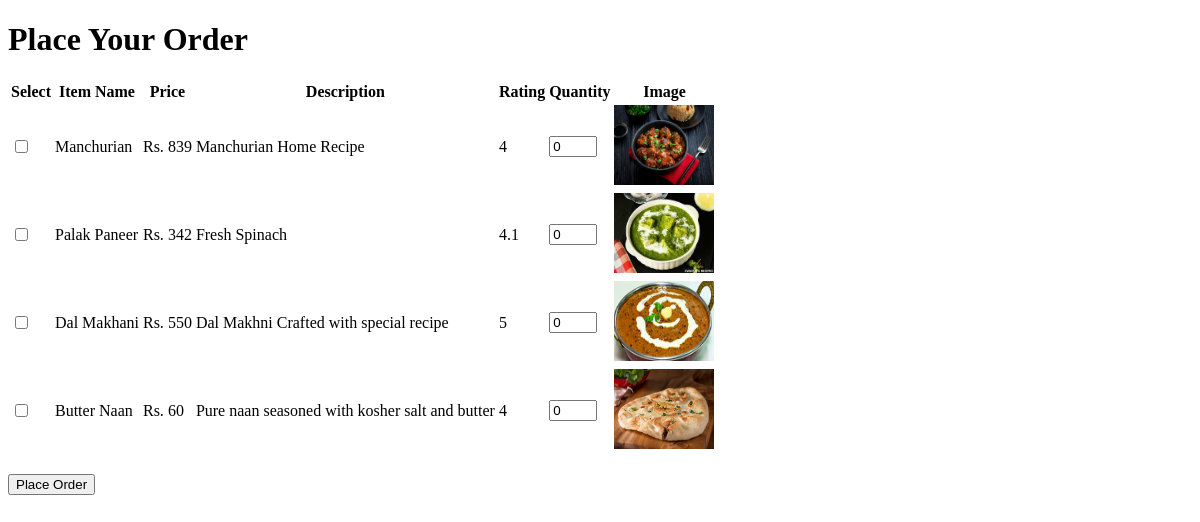
The app's page /customer/place_order/ (signed in), older data.
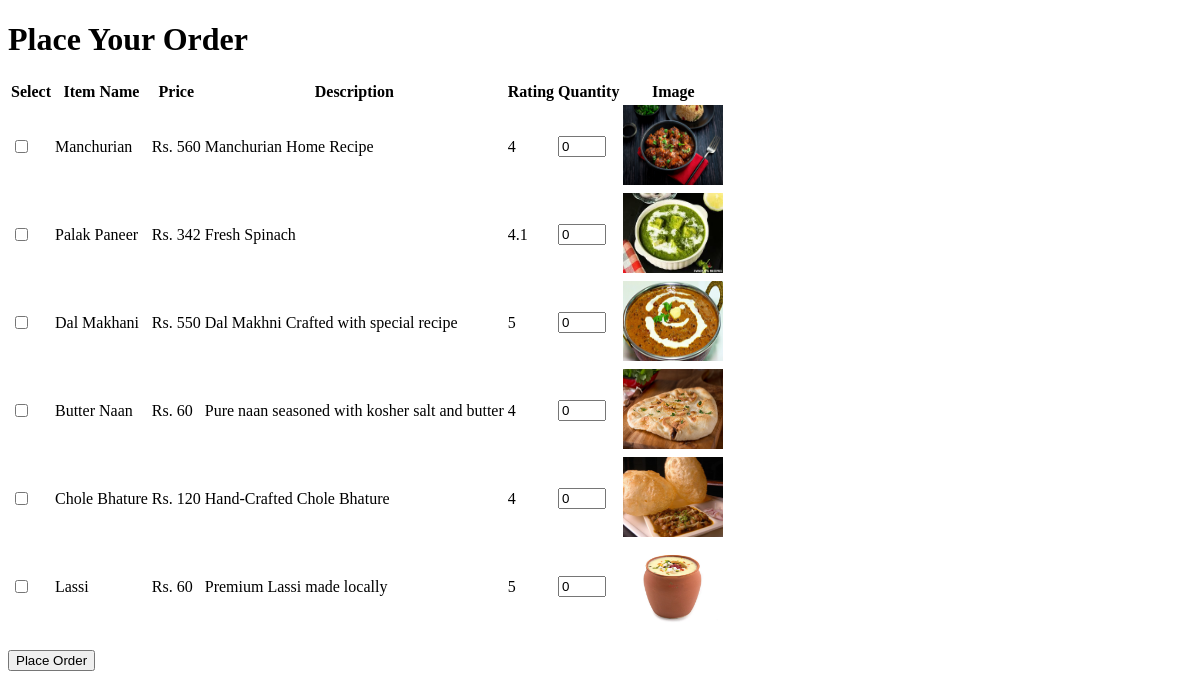
The same page, newer data.
### management/models.py (models this page shows, shortened)
class Menu(models.Model):
    item_id = models.AutoField(primary_key=True)
    item_name = models.CharField(max_length=100)
    item_image = models.ImageField(upload_to="image")
    item_desc = models.TextField()
    item_price = models.PositiveBigIntegerField()
    item_rating = models.IntegerField(choices=[(i, i) for i in range(1, 6)], default=1)

### customer/views.py (the view, shortened to what this page needs)
# urls.py: path("place_order/", views.place_order, name="place_order"),
@login_required(login_url="/login")
def place_order(request):
    menu_items = Menu.objects.all()
    return render(request, "customer/place_order.html", {"menu_items": menu_items})

### customer/templates/customer/place_order.html (shortened to what this page needs)
<!DOCTYPE html>
<html lang="en">
<head>
</head>
<body>
    <h1>Place Your Order</h1>
    <form method="post">
        <table>
            <thead>
                <tr>
                    <th>Select</th>
                    <th>Item Name</th>
                    <th>Price</th>
                    <th>Description</th>
                    <th>Rating</th>
                    <th>Quantity</th>
                    <th>Image</th>
                </tr>
            </thead>
            <tbody>
                {% for item in menu_items %}
                <tr>
                    <td>
                        <input type="checkbox" name="menu_items" value="{{ item.item_name }}">
                    </td>
                    <td>{{ item.item_name }}</td>
                    <td>Rs. {{ item.item_price }}</td>
                    <td>{{ item.item_desc }}</td>
                    <td>{{ item.item_rating }}</td>
                    <td>
                        <input type="number" name="quantities" min="0" max="5" value="0">
                    </td>
                    <td>
                        <img src="{{ item.item_image.url }}" alt="{{ item.item_name }}" width="100" height="80">
                    </td>
                </tr>
                {% empty %}
                <tr>
                    <td colspan="7">No menu items available.</td>
                </tr>
                {% endfor %}
            </tbody>
        </table>
        <br>
        <button type="submit">Place Order</button>
    </form>
</body>
</html>

Row changes from the older to the newer data that the page shows:
changed Menu "Manchurian": item_price "839" → "560"
added Menu: item_name "Chole Bhature", item_price "120", item_desc "Hand-Crafted Chole Bhature", item_rating "4", item_image (picture)
added Menu: item_name "Lassi", item_price "60", item_desc "Premium Lassi made locally", item_rating "5", item_image (picture)
